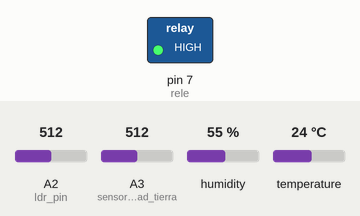
This sketch was run on a simulated Arduino Uno, built with avr-gcc and run on an emulated ATmega328P. Shown: switched loads named in the sketch (green lamp = pin HIGH). Dashed ring = blinking. The test bench sets the inputs (shaded band); at power-on: A2 (ldr_pin) = 512, A3 (sensor_humedad_tierra) = 512, humidity 55 %, temperature 24 °C. The local clock reads 2024-03-15 10:24:30 at power-on unless the sketch sets it; what the sketch prints to the serial monitor is not drawn.

Above: at 0.92 s.
1.3 s: A2 (ldr_pin) set to 396
7.9 s: A2 (ldr_pin) set to 374
At 8.7 s:
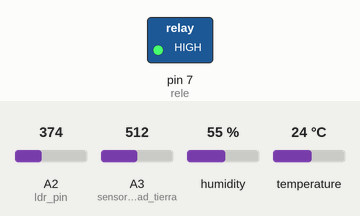
10.3 s: A3 (sensor_humedad_tierra) set to 111
16.9 s: A3 (sensor_humedad_tierra) set to 94
Timing chart, 0 to 19.9 s (numbered marks = the images above; inputs shaded):
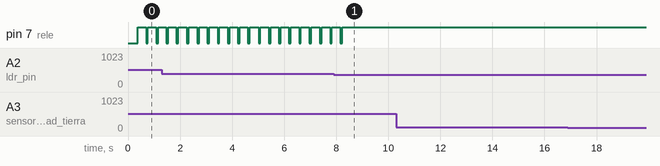

The sketch:

Prueba_millis_riegoautomatico.ino
```cpp
//#include <Time.h>
//#include <TimeLib.h>

#include <Wire.h>////Libreria del I2C
#include "RTClib.h"///Libreria del RTC
#include <DHT.h>///Libreria sensor temperatura


#define rele 7///Definimos el puerto donde conectaremos el relé
#define pinsensorT 2////Definimos el puerto donde conectaremos el sensor de temperatura
#define TipoSensor DHT11/////Definimos el tipo de sensor que es
#define sensor_humedad_tierra 17///Definimos el pin del higrómetro de suelo
#define ldr_pin 16///Definimos el pin A2 para el sensor de luz

//////Objetos/////////

RTC_DS1307 rtc;
DateTime hoy;
DHT dht(pinsensorT, TipoSensor);////Indicamos el puerto al que esta conectado y el tipo de sensor que es


////////VARIABLES GLOBALES//////////
unsigned int bandera_riego=0;
unsigned int bandera_riego_2=0;
unsigned int bandera_verano=0;
unsigned int i=0;

unsigned int duracion_riego=10000;

unsigned int horariego1=7;
unsigned int horariego2=12;
unsigned int horariego3=18;
unsigned int horariegoextra=22;

unsigned int ldr=0;
unsigned int humedad_tierra=0;
//int hora_actual;
unsigned int ano,mes,dia,hora,minuto,segundo;

unsigned long tiempo;
unsigned long tiempo2=0;;

float h, t;

String DiasdelaSemana[7] = { "Domingo", "Lunes", "Martes", "Miercoles", "Jueves", "Viernes", "Sabado" };
String MesesdelAno[12] = { "Enero", "Febrero", "Marzo", "Abril", "Mayo",  "Junio", "Julio","Agosto","Septiembre","Octubre","Noviembre","Diciembre" };

void riego_automatico(void);

//////Configuracion del reloj///////
//SDA A4 Línea I2C de transmisión de datos
//SCL A5 Línea I2C de la señal de reloj
//GND GND
//VCC VCC
//SQW Este pin sirve para obtener una señal cuadrada, como no lo usaremos no lo declaramos
///////////////////////////////////

void setup() {
  // put your setup code here, to run once:
  Serial.begin(9600);
  Wire.begin();////Inicializamos el I2C
  rtc.begin();/////Inicializamos el RTC
  dht.begin();////Inicializamos el sensor de Temperatura

  tiempo=millis();

  SREG = (SREG & 0b01111111);      //Esta instrucción deshabilita a las interrupciones globales sin modificar el resto de las interrupciones.
  TCNT2 = 0;     //Limpiar el registro que guarda la cuenta del Timer-2
  TIMSK2 =TIMSK2|0b00000001;      //Habilitación de la bandera 0 del registro que habilita la interrupción por desbordamiento del TIMER2.
  TCCR2B=0b00000111;///Configuramos el prescaler del tmr2 en 1024 (cada tick=0,128 ms --> cada vez que se desborda el timer2 han pasado 255*tick=32,64 ms
  SREG = (SREG & 0b01111111) | 0b10000000; //Habilitamos interrupciones

  if (! rtc.isrunning()) {
    Serial.println("No se ha iniciado correctamente el módulo RTC");
    //ESTAS LINEAS SOLO SE USARÁN EN CASO DE QUE VAYAMOS A CARGAR EL CÓDIGO POR PRIMERA VEZ EN EL ARDUINO.
    //UNA VEZ SE HAYA COMPILADO UNA VEZ, DEBREMOS COMENTAR LA LINEA Y VOLVER A SUBIRLO
    //ESTA SENTENCIA ES PARA ESTABLECER LA HORA ACTUAL MEDIANTE LA HORA DE NUESTRO ORDENADOR
    //rtc.adjust(DateTime(F(__DATE__), F(__TIME__)));
    rtc.adjust(DateTime(2020, 11, 21, 19, 0, 0));
  }

  //Definimos los puertos
  pinMode(rele, OUTPUT);///Puerto del relé


}

void loop() {
  hoy = rtc.now();///Recuperamos la fecha actual

  ano=hoy.year();
  mes=hoy.month();
  dia=hoy.day();
  hora=hoy.hour();
  minuto=hoy.minute();
  segundo=hoy.second();

  if(tiempo-tiempo2>=5000)
  {
    tiempo2=tiempo;
    Serial.print(ano);
    Serial.print('/');
    Serial.print(mes);
    Serial.print('/');
    Serial.print(dia);
    //Serial.print('(');
    //Serial.print(DiasdelaSemana[hoy.dayOfTheWeek()]);
    //Serial.print(')');
    Serial.print(' ');
    Serial.print(hora);
    Serial.print(':');
    Serial.print(minuto);
    Serial.print(':');
    Serial.print(segundo);
    Serial.println();
  }

  riego_automatico();


}


ISR(TIMER2_OVF_vect){///////////Atencion a la interrupcion por desbordamiento de timer2
  i++;
  if(i=200)
  {
    ldr = map(analogRead(ldr_pin), 1023, 0, 100, 0);///Esta función lo que hace es convertir un valor entre 0 y 1023 en un valor equivalente entre 0 y 100. De esta manera pondremos la cantidad de luz en tanto por ciento
  }
  if(i=500)
  {
    int humedad_tierra = analogRead(sensor_humedad_tierra);
    Serial.print("Humedad de la tierra: ");
    Serial.print(humedad_tierra);
    Serial.println("  (Recuerde que un valor entre 0 sería con el sensor sumergido en agua, y un valor de 1023 sería con el sensor al aire)");
  }
  if(i=900)///Si han pasado 27 segundos aproximadamente, leemos la temperatura y la humedad
  {
    h = dht.readHumidity();//Lectura de humedad relativa
    t = dht.readTemperature();////En grados celsius por defecto
    Serial.print("Humedad relativa: ");
    Serial.println(h);
    Serial.print("Temperatura: ");
    Serial.println(t);
  }
  if(i=1000)///A los 32,64 segundos se comprueban los valores
  {
    i=0;
    Serial.print("Los valores de Temperatura, Humedad del ambiente, Cantidad de luz, Humedad de la tierra son; ");
    Serial.print(t);
    Serial.print(", ");
    Serial.print(h);
    Serial.print(", ");
    Serial.print(ldr);
    Serial.print('%');
    Serial.print(", ");
    Serial.print(humedad_tierra);
    if(35<=t<=40&&ldr>38&&(600<=humedad_tierra<=800)||humedad_tierra>800)///////////AQUI VA LA CONDICION DE HUMEDAD,Tª Y HUMEDAD RELATIVA PARA QUE SE PRODUZCA EL RIEGO
    {
    bandera_riego_2=1;
    digitalWrite(rele, LOW);///CREO QUE MI RELE SE ACTIVA EN BAJA
    Serial.print("Regando a las ");
    Serial.print(hora);
    Serial.print(":");
    Serial.print(minuto);
    Serial.print(":");
    Serial.println(segundo);
    delay(duracion_riego);
    digitalWrite(rele,HIGH);
    }
  }

}

void riego_automatico(){
  if(mes==6||mes==7||mes==8)
  {
    bandera_verano=1;
  }
  else bandera_verano=0;

  if((hora==horariego1||hora==horariego2||hora==horariego3)&&bandera_riego==0)
  {
    bandera_riego=1;
    digitalWrite(rele, LOW);///CREO QUE MI RELE SE ACTIVA EN BAJA
    Serial.print("Regando a las ");
    Serial.println(hora);
    Serial.println(":");
    Serial.println(minuto);
    Serial.println(":");
    Serial.println(segundo);
    delay(duracion_riego);
    digitalWrite(rele,HIGH);
  }
  if((hora==(horariego1+1)||hora==(horariego2+1)||hora==(horariego3+1)||hora==(horariegoextra+1)))
  {
    bandera_riego=0;
  }
  if(bandera_verano==1&&hora==horariegoextra&&bandera_riego==0)
  {
    bandera_riego=1;
    digitalWrite(rele, LOW);///CREO QUE MI RELE SE ACTIVA EN BAJA
    Serial.print("Regando a las ");
    Serial.println(hora);
    Serial.println(":");
    Serial.println(minuto);
    Serial.println(":");
    Serial.println(segundo);
    delay(duracion_riego);
    digitalWrite(rele,HIGH);
  }
}
```

Measured:
- the behaviour switches between 389 and 388 on A2 (ldr_pin) (found by bisection; images 0 and 1)
- after the input at 7.9 s, pin 7 (rele): goes on until 8.2 s, then stays HIGH
- after the input at 10.3 s, every drawn part: stays the same
- after the input at 16.9 s, every drawn part: stays the same
- by itself, pin 7 (rele): alternates HIGH for 0.32 s and LOW for 0.07 s
